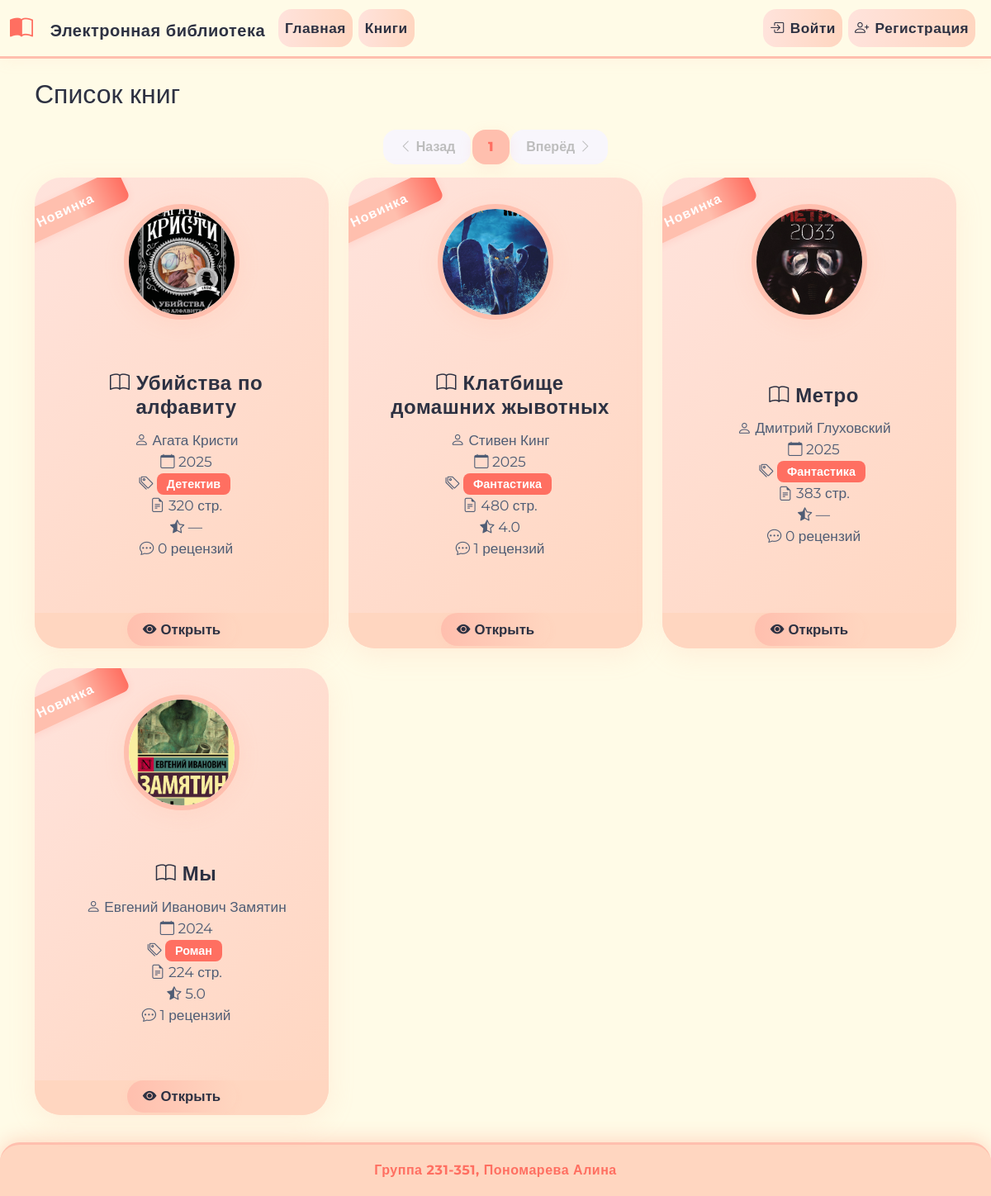
The page / on the database its author committed.
### app/models.py (models this page shows, shortened)
class Cover(db.Model):
    __tablename__ = 'cover'
    id = db.Column(db.Integer, primary_key=True)
    filename = db.Column(db.String(255), nullable=False)
    mime_type = db.Column(db.String(64), nullable=False)
    md5_hash = db.Column(db.String(32), nullable=False)
    book_id = db.Column(db.Integer, db.ForeignKey('book.id', ondelete='CASCADE'), nullable=False)

class Book(db.Model):
    __tablename__ = 'book'
    id = db.Column(db.Integer, primary_key=True)
    title = db.Column(db.String(255), nullable=False)
    description = db.Column(db.Text, nullable=False)
    year = db.Column(db.Integer, nullable=False)
    publisher = db.Column(db.String(255), nullable=False)
    author = db.Column(db.String(255), nullable=False)
    pages = db.Column(db.Integer, nullable=False)
    genres = db.relationship('Genre', secondary=book_genre, backref='books')
    cover = db.relationship('Cover', uselist=False, backref='book', cascade="all, delete-orphan")
    reviews = db.relationship('Review', backref='book', lazy=True, cascade="all, delete-orphan")

class Genre(db.Model):
    __tablename__ = 'genre'
    id = db.Column(db.Integer, primary_key=True)
    name = db.Column(db.String(128), unique=True, nullable=False)

### app/routes/app.py (the view, shortened to what this page needs)
@main_bp.route('/', methods=['GET'])
def index():
    page = request.args.get('page', 1, type=int)
    query = Book.query
    genres = Genre.query.order_by(Genre.name).all()
    years = sorted({b.year for b in Book.query.with_entities(Book.year).distinct()})
    pagination = query.order_by(Book.year.desc()).paginate(page=page, per_page=9, error_out=False)
    books = pagination.items
    books_data = []
    for book in books:
        avg_rating = db.session.query(func.avg(Review.rating)).filter(Review.book_id == book.id).scalar()
        review_count = db.session.query(func.count(Review.id)).filter(Review.book_id == book.id).scalar()
        books_data.append({
            'book': book,
            'genres': book.genres,
            'avg_rating': round(avg_rating, 2) if avg_rating else '—',
            'review_count': review_count
        })
    now = datetime.utcnow()
    three_months_ago = now - timedelta(days=90)
    popular_books = db.session.query(
        Book, func.count(BookView.id).label('views')
    ).join(BookView).filter(
        BookView.viewed_at >= three_months_ago
    ).group_by(Book.id).order_by(func.count(BookView.id).desc()).limit(5).all()
    recent_books = []
    if current_user.is_authenticated:
        recent_views = BookView.query.filter_by(user_id=current_user.id).order_by(BookView.viewed_at.desc()).limit(5).all()
        recent_books = [v.book for v in recent_views]
    else:
        session_id = session.get('sid')
        if session_id:
            recent_views = BookView.query.filter_by(session_id=session_id).order_by(BookView.viewed_at.desc()).limit(5).all()
            recent_books = [v.book for v in recent_views]
    user_reviews = {}
    return render_template(
        "index.html",
        books_data=books_data,
        genres=genres,
        years=years,
        pagination=pagination,
        popular_books=popular_books,
        recent_books=recent_books,
        user_reviews=user_reviews
    )

### app/templates/index.html (shortened to what this page needs)
{% extends "base.html" %}
{% block content %}
<h2 class="mb-4">Список книг</h2>
<ul class="pagination justify-content-center custom-pagination">
    {% set args = request.args.copy() %}
    {% if pagination.has_prev %}
        {% set args = args.copy() %}
        {% set _ = args.update({'page': pagination.prev_num}) %}
        <li class="page-item">
            <a class="page-link" href="{{ url_for('main.index', **args) }}" aria-label="Назад">
                <i class="bi bi-chevron-left"></i> Назад
            </a>
        </li>
    {% else %}
        <li class="page-item disabled">
            <span class="page-link"><i class="bi bi-chevron-left"></i> Назад</span>
        </li>
    {% endif %}
    {% for page_num in pagination.iter_pages(left_edge=2, right_edge=2, left_current=2, right_current=2) %}
        {% set args = args.copy() %}
        {% set _ = args.update({'page': page_num}) %}
        {% if page_num == pagination.page %}
            <li class="page-item active"><span class="page-link">{{ page_num }}</span></li>
        {% else %}
            <li class="page-item"><a class="page-link" href="{{ url_for('main.index', **args) }}">{{ page_num }}</a></li>
        {% endif %}
    {% endfor %}
    {% if pagination.has_next %}
        {% set args = args.copy() %}
        {% set _ = args.update({'page': pagination.next_num}) %}
        <li class="page-item">
            <a class="page-link" href="{{ url_for('main.index', **args) }}" aria-label="Вперёд">
                Вперёд <i class="bi bi-chevron-right"></i>
            </a>
        </li>
    {% else %}
        <li class="page-item disabled">
            <span class="page-link">Вперёд <i class="bi bi-chevron-right"></i></span>
        </li>
    {% endif %}
</ul>
<div class="row row-cols-1 row-cols-md-2 row-cols-lg-3 g-4">
    {% for item in books_data %}
    <div class="col">
        <div class="custom-book-card h-100">
            <span class="ribbon">Новинка</span>
            {% if item.book.cover and item.book.cover.filename %}
                <img src="{{ url_for('static', filename='covers/' ~ item.book.cover.filename) }}"
                    class="card-img-top"
                    alt="Обложка книги {{ item.book.title }}">
            {% else %}
                <img src="{{ url_for('static', filename='covers/default_cover.jpg') }}"
                    class="card-img-top"
                    alt="Нет обложки">
            {% endif %}
            <div class="card-body">
                <h5 class="card-title">
                    <i class="bi bi-book"></i> {{ item.book.title }}
                </h5>
                <p class="card-text">
                    <i class="bi bi-person"></i> {{ item.book.author }}<br>
                    <i class="bi bi-calendar"></i> {{ item.book.year }}<br>
                    <i class="bi bi-tags"></i>
                    {% for genre in item.genres %}
                        <span class="badge bg-secondary">{{ genre.name }}</span>
                    {% endfor %}
                    <br>
                    <i class="bi bi-file-earmark-text"></i> {{ item.book.pages }} стр.<br>
                    <i class="bi bi-star-half"></i> {{ item.avg_rating }}<br>
                    <i class="bi bi-chat-dots"></i> {{ item.review_count }} рецензий
                </p>
            </div>
            <div class="card-footer">
                <a href="{{ url_for('books.view_book', book_id=item.book.id) }}" class="btn btn-primary" title="Просмотр">
                    <i class="bi bi-eye-fill"></i> Открыть
                </a>
            </div>
        </div>
    </div>
    {% endfor %}
</div>
{% endblock %}

### app/templates/base.html (shortened to what this page needs)
<!doctype html>
<html lang="ru">
<head>
    <link href="https://cdn.jsdelivr.net/npm/bootstrap@5.3.0/dist/css/bootstrap.min.css" rel="stylesheet">
    <link href="https://cdn.jsdelivr.net/npm/bootstrap-icons@1.10.5/font/bootstrap-icons.css" rel="stylesheet">
</head>
<body>
<div class="content-wrapper">
    <nav class="navbar navbar-expand-lg">
        <div class="container-fluid">
            <a class="navbar-brand" href="{{ url_for('main.index') }}">
                <i class="bi bi-book-half"></i> Электронная библиотека
            </a>
            <div class="collapse navbar-collapse" id="navbarNav">
                <ul class="navbar-nav me-auto mb-2 mb-lg-0">
                    <li class="nav-item">
                        <a class="nav-link" href="{{ url_for('main.index') }}">Главная</a>
                    </li>
                    <li class="nav-item">
                        <a class="nav-link" href="{{ url_for('main.index') }}">Книги</a>
                    </li>
                </ul>
                <ul class="navbar-nav ms-auto mb-2 mb-lg-0 align-items-center">
                    {% if current_user.is_authenticated %}
                        <li class="nav-item">
                            <span class="navbar-text">
                                <i class="bi bi-person-circle"></i>
                                {{ current_user.username }}
                            </span>
                        </li>
                        <li class="nav-item">
                            <a class="nav-link" href="{{ url_for('auth.logout') }}"><i class="bi bi-box-arrow-right"></i> Выйти</a>
                        </li>
                    {% else %}
                        <li class="nav-item">
                            <a class="nav-link" href="{{ url_for('auth.login') }}"><i class="bi bi-box-arrow-in-right"></i> Войти</a>
                        </li>
                        <li class="nav-item">
                            <a class="nav-link" href="{{ url_for('auth.register') }}"><i class="bi bi-person-plus"></i> Регистрация</a>
                        </li>
                    {% endif %}
                </ul>
            </div>
        </div>
    </nav>
    <div class="container mt-4 flex-grow-1">
        {% block content %}
        {% endblock %}
    </div>
</div>
<footer class="text-center">
    Группа 231-351, Пономарева Алина
</footer>
</body>
</html>

### app/templates/base.html (style rules this page uses)
html, body { height: 100%; margin: 0; padding: 0; font-family: 'Montserrat', Arial, sans-serif; background: #fffbe7; color: #2d3142; min-height: 100vh; display: flex; flex-direction: column; }
.content-wrapper { flex: 1 0 auto; display: flex; flex-direction: column; }
.navbar { background: #fffbe7; border-bottom: 3px solid #ffbfae; box-shadow: 0 2px 18px rgba(255,182,155,0.10); }
.navbar-brand, .navbar-nav .nav-link, .navbar-text { color: #2d3142 !important; font-weight: 700; letter-spacing: 0.5px; }
.btn-primary, .btn-success, .btn-warning, .btn-danger { background: #ffbfae; border: none; color: #2d3142; font-weight: 700; border-radius: 14px; box-shadow: 0 4px 16px rgba(255,182,155,0.08); transition: background 0.3s, transform 0.2s; padding: 0.6em 1.5em; }
.badge.bg-secondary { background-color: #ff6f61 !important; color: #fff; font-size: 1em; border-radius: 8px; padding: 0.4em 0.8em; }
.custom-book-card { position: relative; min-height: 260px; display: flex; align-items: stretch; border: none; border-radius: 32px; background: linear-gradient(135deg, #ffe3dc 0%, #ffd6c0 100%); color: #2d3142; box-shadow: 0 8px 32px rgba(255,182,155,0.18); margin-bottom: 2.5rem; padding: 0; overflow: hidden; transition: box-shadow 0.4s, transform 0.3s; }
.custom-book-card .card-body { height: 100%; display: flex; flex-direction: column; justify-content: center; padding: 2.2rem 2rem 2rem 2.7rem; z-index: 2; background: transparent; }
.custom-book-card .card-title { font-weight: 800; font-size: 1.5em; margin-bottom: 0.5em; letter-spacing: 0.5px; }
.custom-book-card .card-text { font-size: 1.08em; color: #4f5d75; margin-bottom: 0.8em; }
.ribbon { position: absolute; left: -40px; top: 18px; background: linear-gradient(90deg,#ffbfae 60%,#ff6f61 100%); color: #fff; font-weight: bold; font-size: 1em; padding: 0.5em 2.5em; transform: rotate(-25deg); border-radius: 8px; box-shadow: 0 2px 8px rgba(255,111,97,0.12); letter-spacing: 1px; }
footer { background: #ffd6c0; color: #ff6f61; border-top: 3px solid #ffbfae; padding: 1.2rem 0; font-weight: 700; letter-spacing: 0.5px; border-radius: 24px 24px 0 0; margin-top: 2rem; box-shadow: 0 -2px 24px #ffd6c0; }
* { transition: background 0.2s, color 0.2s, box-shadow 0.2s, transform 0.2s; }

### rows shown on the page
Cover: filename (picture)
Book: book "Убийства по алфавиту", book.author "Агата Кристи", book.year "2025", book.pages "320"
Genre: name "Детектив"
Cover: filename (picture)
Book: book "Клатбище домашних жывотных", book.author "Стивен Кинг", book.year "2025", book.pages "480"
Genre: name "Фантастика"
Cover: filename (picture)
Book: book "Метро", book.author "Дмитрий Глуховский", book.year "2025", book.pages "383"
Cover: filename (picture)
Book: book "Мы", book.author "Евгений Иванович Замятин", book.year "2024", book.pages "224"
Genre: name "Роман"

### other values the page prints
{{ page_num }} "1"
{{ item.avg_rating }} "—" "4.0" "—" "5.0"
{{ item.review_count }} "0" "1" "0" "1"
